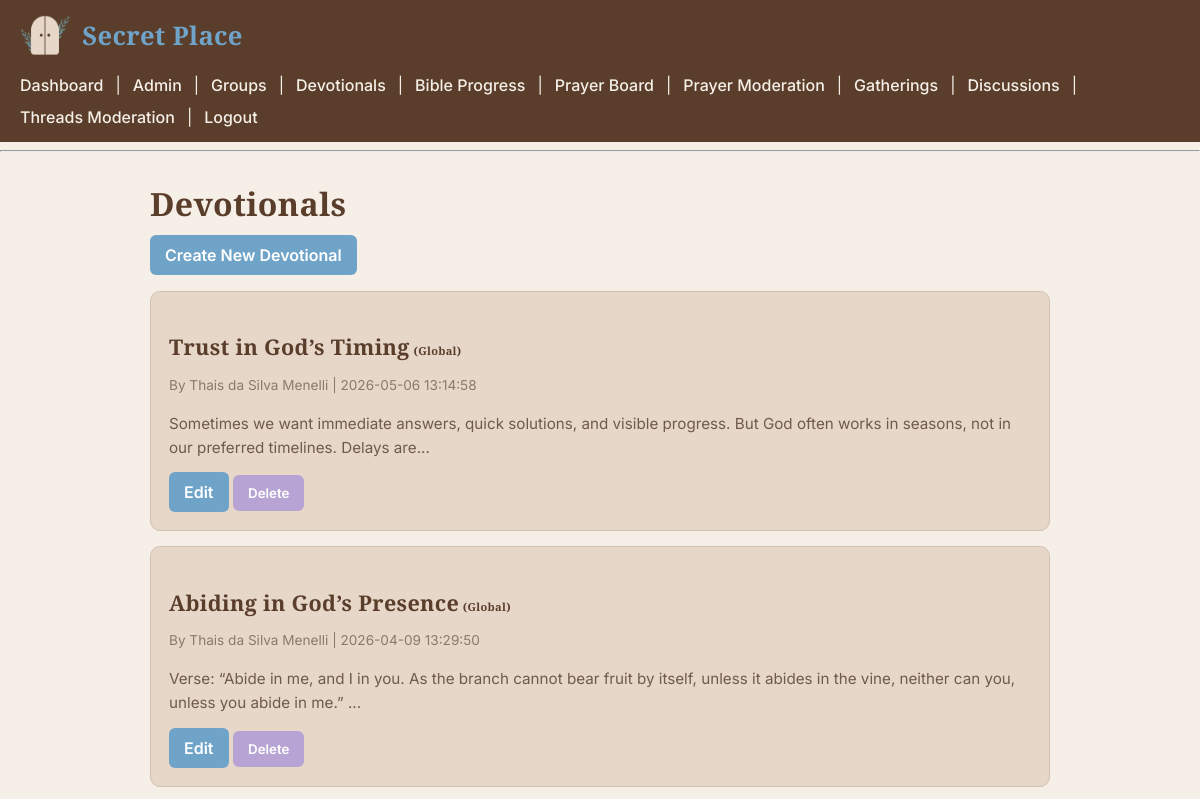
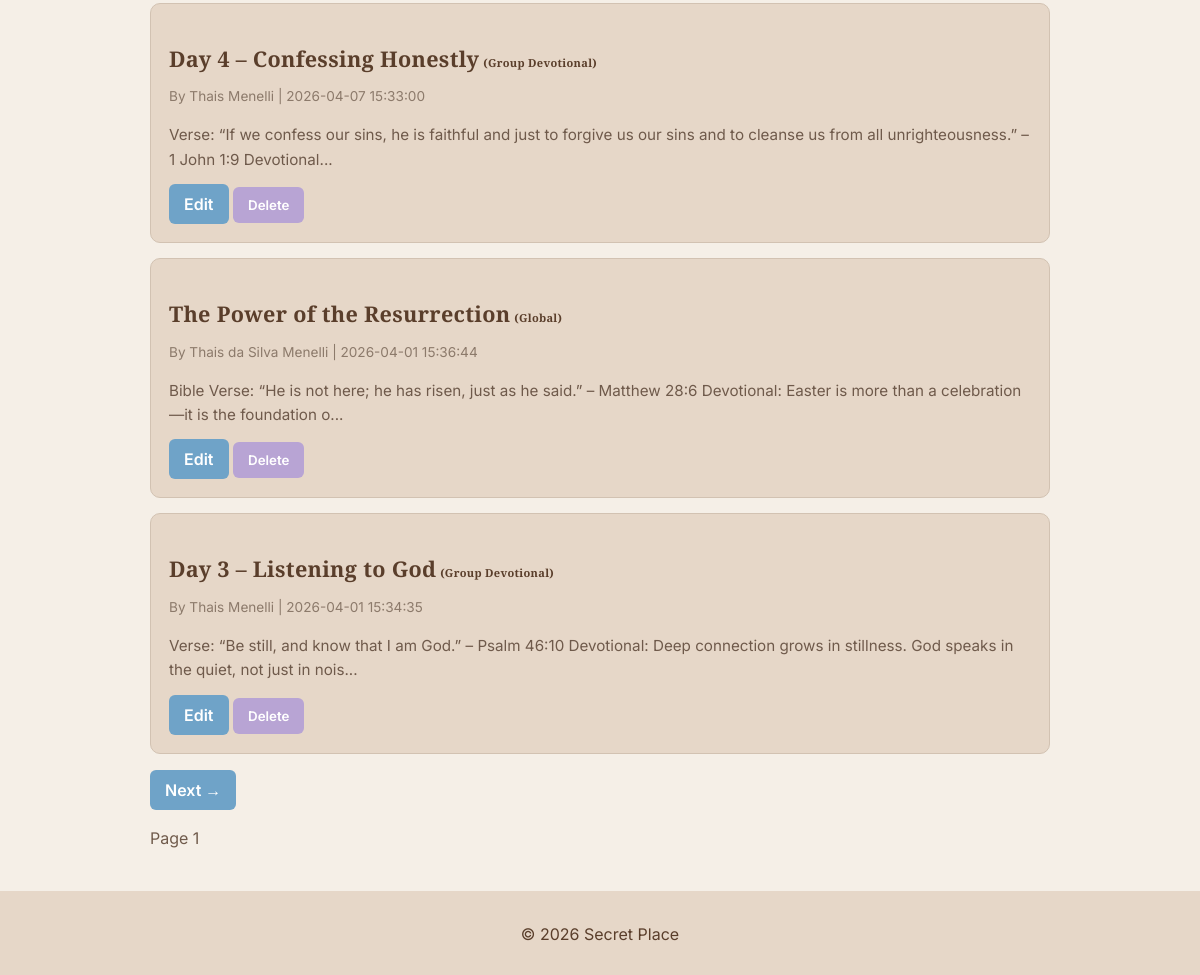
/devotionals/ (signed in), run on the app's committed database (2 pictures, top to bottom).
### tables this page shows
CREATE TABLE devotionals (
    id INTEGER PRIMARY KEY AUTOINCREMENT,
    title TEXT NOT NULL,
    content TEXT NOT NULL,
    created_by INTEGER NOT NULL,
    group_id INTEGER,
    is_active INTEGER DEFAULT 1, created_at DATETIME DEFAULT CURRENT_TIMESTAMP,
    FOREIGN KEY(created_by) REFERENCES users(id)
);

CREATE TABLE users (
    id INTEGER PRIMARY KEY AUTOINCREMENT,
    name TEXT NOT NULL,
    email TEXT UNIQUE NOT NULL,
    password TEXT NOT NULL,
    role TEXT DEFAULT 'member'
, is_active INTEGER DEFAULT 1);

### routes/devotionals.py (the view)
@devotionals_bp.route('/')
def list_devotionals():
    user_id = session.get('user_id')
    if not user_id:
        return redirect(url_for('auth.login'))
    page = request.args.get('page', 1, type=int)
    per_page = 5
    user_group_ids = get_user_group_ids(user_id)
    devotionals = get_global_devotionals()
    if user_group_ids:
        devotionals += get_group_devotionals_for_user(user_id)
    devotionals_data = []
    for d in devotionals:
        group_id = d[4]
        if group_id and group_id not in user_group_ids:
            continue
        author = get_user_by_id(d[3])
        devotionals_data.append({
            "id": d[0],
            "title": d[1],
            "content": d[2],
            "author_id": d[3],
            "group_id": group_id,
            "created_at": d[6],
            "author_name": d[7]
        })
    devotionals_data.sort(key=lambda x: x['created_at'], reverse=True)
    total = len(devotionals_data)
    start = (page - 1) * per_page
    end = start + per_page
    paginated_devotionals = devotionals_data[start:end]
    has_next = end < total
    has_prev = start > 0
    user_role = session.get('user_role')
    can_create = user_role in ['admin', 'leader']
    return render_template(
        'devotional_list.html',
        devotionals=paginated_devotionals,
        page=page,
        has_next=has_next,
        has_prev=has_prev,
        can_create=can_create
    )

### sqlite_db.py (called while the page is built)
def connect_db():
    return sqlite3.connect(Config.DATABASE)

def get_user_by_id(user_id):
    conn = connect_db()
    cursor = conn.cursor()
    cursor.execute(
        "SELECT * FROM users WHERE id = ?",
        (user_id,)
    )
    user = cursor.fetchone()
    conn.close()
    return user

def get_global_devotionals():
    conn = connect_db()
    cursor = conn.cursor()
    cursor.execute(
        """
        SELECT d.*, u.name
        FROM devotionals d
        JOIN users u ON d.created_by = u.id
        WHERE d.group_id IS NULL
        AND d.is_active = 1
        ORDER BY d.created_at DESC
        """
    )
    devotionals = cursor.fetchall()
    conn.close()
    return devotionals

def get_group_devotionals_for_user(user_id):
    group_ids = get_user_group_ids(user_id)
    if not group_ids:
        return []
    conn = connect_db()
    cursor = conn.cursor()
    placeholders = ",".join("?" for _ in group_ids)
    query = f"""
        SELECT d.*, u.name
        FROM devotionals d
        JOIN users u ON d.created_by = u.id
        WHERE d.group_id IN ({placeholders})
        AND d.is_active = 1
        ORDER BY d.created_at DESC
    """
    cursor.execute(query, group_ids)
    devotionals = cursor.fetchall()
    conn.close()
    return devotionals

def get_user_group_ids(user_id):
    conn = connect_db()
    cursor = conn.cursor()
    cursor.execute(
        "SELECT group_id FROM group_members WHERE user_id = ?",
        (user_id,)
    )
    rows = cursor.fetchall()
    conn.close()
    return [row[0] for row in rows]

### templates/devotional_list.html (shortened to what this page needs)
{% extends "layout.html" %}
{% block content %}
<h1>Devotionals</h1>
{% if can_create %}
  <a href="{{ url_for('devotionals.create_devotional') }}" class="btn btn-primary mb-3">Create New Devotional</a>
{% endif %}
<ul class="list-group">
  {% if devotionals %}
    {% for d in devotionals %}
      <li class="list-group-item">
        <h5>
          <a href="{{ url_for('devotionals.devotional_detail', id=d.id) }}">{{ d.title }}</a>
          {% if d.group_id %}
            <small class="text-muted">(Group Devotional)</small>
          {% else %}
            <small class="text-muted">(Global)</small>
          {% endif %}
        </h5>
        <p>By {{ d.author_name }} | {{ d.created_at }}</p>
        <p>{{ d.content[:150] }}{% if d.content|length > 150 %}...{% endif %}</p>
        {% set can_edit_delete = session.get('user_role') == 'admin' or d.author_id == session.get('user_id') %}
        {% if can_edit_delete %}
          <a href="{{ url_for('devotionals.edit_devotional', id=d.id) }}" class="btn btn-sm btn-warning">Edit</a>
          <form id="delete-devotional-{{ d.id }}"
                action="{{ url_for('devotionals.delete_devotional_route', id=d.id) }}"
                method="POST"
                style="display:inline;">
              <button type="button"
                      class="btn btn-sm btn-danger"
                      data-confirm="Delete this devotional?"
                      data-form="delete-devotional-{{ d.id }}">
                  Delete
              </button>
          </form>
        {% endif %}
      </li>
    {% endfor %}
  {% else %}
    <li class="list-group-item">No devotionals available.</li>
  {% endif %}
</ul>
<div class="pagination">
    {% if has_next %}
        <a class="button" href="{{ url_for('devotionals.list_devotionals', page=page+1) }}">Next →</a>
    {% endif %}
</div>
<p>Page {{ page }}</p>
{% endblock %}

### static/css/styles.css (style rules this page uses)
body { font-family: 'Inter', sans-serif; background-color: #f5efe7; color: #6f5a4b; margin: 0; padding: 0; }
h1, h2, h3, h4, h5, h6 { font-family: 'Playfair Display', serif; color: #5a3e2b; font-weight: 700; letter-spacing: 0.3px; margin-bottom: 10px; }
h1 { font-size: 2rem; margin-bottom: 10px; }
p { line-height: 1.6; margin-bottom: 12px; }
.list-group-item { background-color: #e6d7c8; border-radius: 10px; padding: 18px; margin-bottom: 15px; border: 1px solid #d2c2b2; transition: all 0.2s ease; }
.list-group-item h5 { margin-bottom: 6px; }
.list-group-item h5 a { font-size: 1.35rem; font-family: 'Playfair Display', serif; color: #5a3e2b; text-decoration: none; }
.list-group-item p:first-of-type { font-size: 0.85rem; color: #8c7a6b; margin-bottom: 8px; }
.list-group-item p:last-of-type { font-size: 0.95rem; color: #6f5a4b; }
a { color: #6fa3c8; }
button, .button, .btn { font-family: 'Inter', sans-serif; font-weight: 600; background-color: #6fa3c8; color: white; border: none; padding: 10px 15px; text-decoration: none; cursor: pointer; border-radius: 6px; display: inline-block; transition: all 0.2s ease; }
.btn-danger { background-color: #b8a4d4; }
ul { list-style-type: none; padding-left: 0; }
ul li { background-color: #e6d7c8; margin-bottom: 10px; padding: 15px; border-radius: 8px; border: 1px solid #d2c2b2; }

### data on the page
devotionals: title "Trust in God’s Timing", shows "(Global)", author_name "Thais da Silva Menelli", created_at "2026-05-06 13:14:58", content "Sometimes we want immediate answers, quick solutions, and visible progress. But God often works in seasons, not in our preferred timelines. Delays are"
devotionals: title "Abiding in God’s Presence", shows "(Global)", author_name "Thais da Silva Menelli", created_at "2026-04-09 13:29:50", content "Verse: “Abide in me, and I in you. As the branch cannot bear fruit by itself, unless it abides in the vine, neither can you, unless you abide in me.”"
devotionals: title "Day 4 – Confessing Honestly", shows "(Group Devotional)", author_name "Thais Menelli", created_at "2026-04-07 15:33:00", content "Verse: “If we confess our sins, he is faithful and just to forgive us our sins and to cleanse us from all unrighteousness.” – 1 John 1:9 Devotional"
devotionals: title "The Power of the Resurrection", shows "(Global)", author_name "Thais da Silva Menelli", created_at "2026-04-01 15:36:44", content "Bible Verse: “He is not here; he has risen, just as he said.” – Matthew 28:6 Devotional: Easter is more than a celebration—it is the foundation o"
devotionals: title "Day 3 – Listening to God", shows "(Group Devotional)", author_name "Thais Menelli", created_at "2026-04-01 15:34:35", content "Verse: “Be still, and know that I am God.” – Psalm 46:10 Devotional: Deep connection grows in stillness. God speaks in the quiet, not just in nois"

### other printed values
{{ page }} "1"
